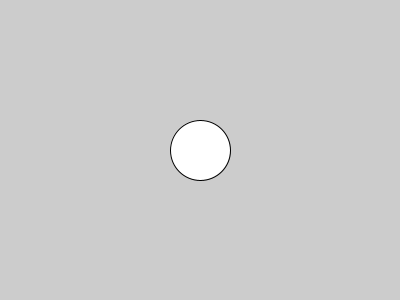
Frame 1 (no input)
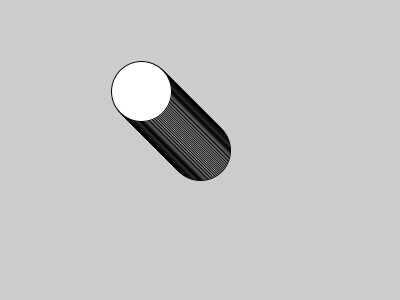
Frame 60 (the mouse pressed at the canvas centre just before this capture)
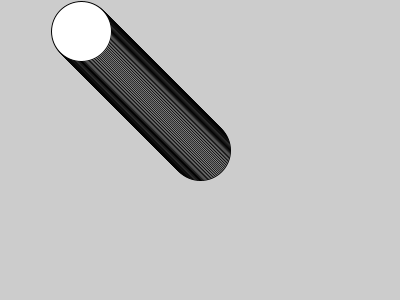
Frame 120 (the mouse held since frame 60 and released just before this capture)

The Processing sketch that drew these frames (run headless with seeded random() and noise(); from frame 60 on, the mouse is pressed at the canvas centre):

// Processing sketch: Circles_java
// ── Circles_java.pde
int x;
int y;

void setup()
{
  size(400, 300);
  x = width/2;
  y = height/2;
}

void draw()
{
  ellipse(x, y, 60, 60);
  
  // x = x + 1;
  // y = y + 1;
  
  x = x - 1;
  y = y - 1;
}
